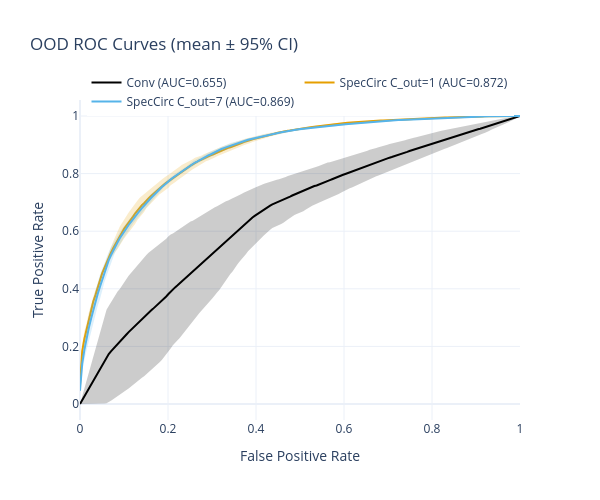

Notebook code for this chart:
### Code cell
import os
import numpy as np
import plotly.graph_objects as go
from sklearn.metrics import roc_curve, auc
from scipy.stats import sem

OOD_ROOT = "/Users/josephmargaryan/Desktop/results/OOD"
seeds = ["seed_1", "seed_2", "seed_3"]

methods = {
    "Conv":               "conv_AN",               # pure conv
    "SpecCirc C_out=1":   "spectral2d_OOD_AN",     # out_channel=1
    "SpecCirc C_out=7":   "spectralcirc3d_OOD"     # out_channel=7
}

# plotting setup
fpr_grid = np.linspace(0, 1, 200)
display_colors = {
    "Conv":"#000000",
    "SpecCirc C_out=1":"#E69F00",
    "SpecCirc C_out=7":"#56B4E9"
}

def hex_to_rgba(hex_color, alpha=0.2):
    h = hex_color.lstrip("#")
    r, g, b = int(h[0:2],16), int(h[2:4],16), int(h[4:6],16)
    return f"rgba({r},{g},{b},{alpha})"

fig = go.Figure()
legend_shown = set()

for name, subfolder in methods.items():
    tprs, aucs = [], []
    for sd in seeds:
        p = os.path.join(OOD_ROOT, subfolder, sd)
        scores = np.load(os.path.join(p, "scores.npy"))
        labels = np.load(os.path.join(p, "labels.npy"))
        fpr, tpr, _ = roc_curve(labels, scores)
        tprs.append(np.interp(fpr_grid, fpr, tpr))
        aucs.append(auc(fpr, tpr))
    tprs = np.vstack(tprs)
    mean_tpr = tprs.mean(0)
    ci       = 1.96 * sem(tprs, axis=0)

    color = display_colors[name]
    rgba  = hex_to_rgba(color)

    # mean ROC
    fig.add_trace(go.Scatter(
        x=fpr_grid, y=mean_tpr,
        mode="lines",
        name=f"{name} (AUC={np.mean(aucs):.3f})",
        line=dict(color=color, width=2)
    ))
    # CI band
    fig.add_trace(go.Scatter(
        x=np.concatenate([fpr_grid, fpr_grid[::-1]]),
        y=np.concatenate([mean_tpr+ci, (mean_tpr-ci)[::-1]]),
        fill="toself", fillcolor=rgba, line=dict(width=0),
        hoverinfo="skip", showlegend=False
    ))

fig.update_layout(
    title="OOD ROC Curves (mean ± 95% CI)",
    xaxis_title="False Positive Rate",
    yaxis_title="True Positive Rate",
    template="plotly_white",
    height=500, width=600,
    legend=dict(orientation="h", y=1.1, x=0.5, xanchor="center")
)
fig.show()

### Figure 1 — Plotly figure (JSON) as saved in the notebook; plotly's stock layout.template omitted (floating-point values rounded to 4 significant figures; data arrays with more than 128 entries replaced by an {"elided": "..."} marker saying what was removed)
{"data": [{"line": {"color": "#000000", "width": 2}, "mode": "lines", "name": "Conv (AUC=0.655)", "type": "scatter", "x": {"elided": "200 float values"}, "y": {"elided": "200 float values"}}, {"fill": "toself", "fillcolor": "rgba(0,0,0,0.2)", "hoverinfo": "skip", "line": {"width": 0}, "showlegend": false, "type": "scatter", "x": {"elided": "400 float values"}, "y": {"elided": "400 float values"}}, {"line": {"color": "#E69F00", "width": 2}, "mode": "lines", "name": "SpecCirc C_out=1 (AUC=0.872)", "type": "scatter", "x": {"elided": "200 float values"}, "y": {"elided": "200 float values"}}, {"fill": "toself", "fillcolor": "rgba(230,159,0,0.2)", "hoverinfo": "skip", "line": {"width": 0}, "showlegend": false, "type": "scatter", "x": {"elided": "400 float values"}, "y": {"elided": "400 float values"}}, {"line": {"color": "#56B4E9", "width": 2}, "mode": "lines", "name": "SpecCirc C_out=7 (AUC=0.869)", "type": "scatter", "x": {"elided": "200 float values"}, "y": {"elided": "200 float values"}}, {"fill": "toself", "fillcolor": "rgba(86,180,233,0.2)", "hoverinfo": "skip", "line": {"width": 0}, "showlegend": false, "type": "scatter", "x": {"elided": "400 float values"}, "y": {"elided": "400 float values"}}], "layout": {"height": 500, "legend": {"orientation": "h", "x": 0.5, "xanchor": "center", "y": 1.1}, "title": {"text": "OOD ROC Curves (mean ± 95% CI)"}, "width": 600, "xaxis": {"title": {"text": "False Positive Rate"}}, "yaxis": {"title": {"text": "True Positive Rate"}}}}
